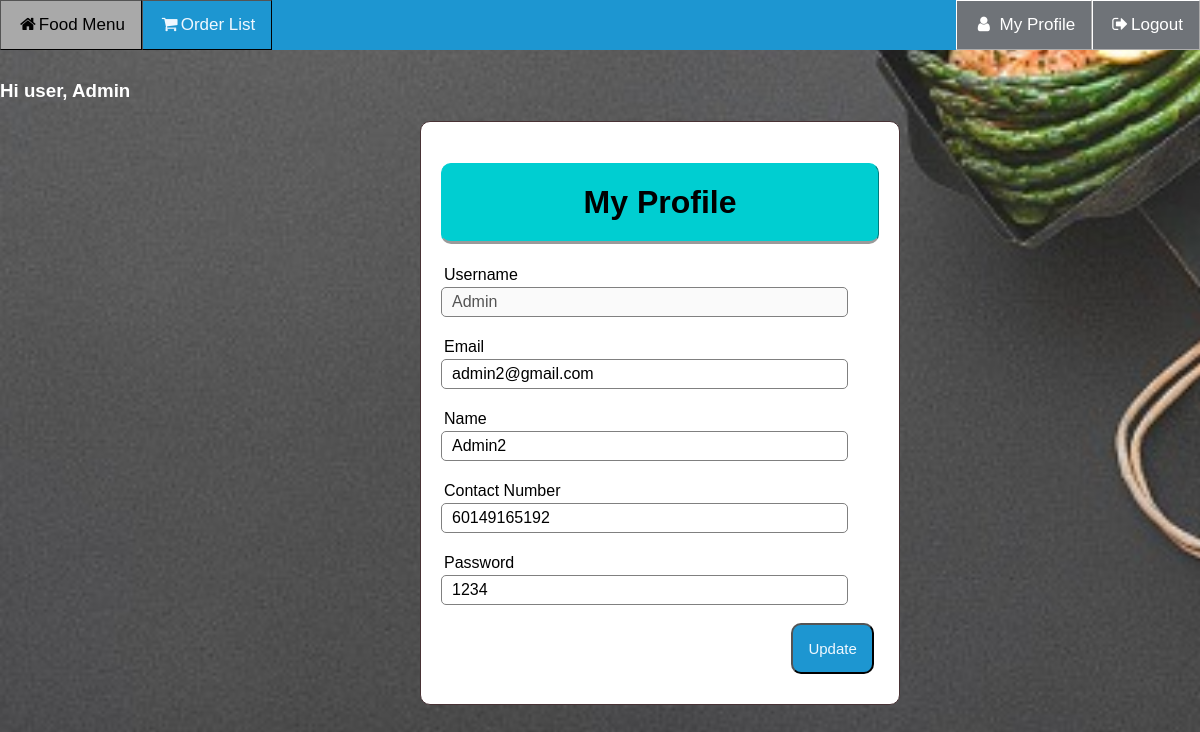
Page /Customer/Profile.php (signed in) on the committed database.
### tables this page shows
CREATE TABLE `users` (
  `username` varchar(50) NOT NULL,
  `password` varchar(255) NOT NULL,
  `name` varchar(255) NOT NULL,
  `email` varchar(255) NOT NULL,
  `Hp` varchar(99) NOT NULL,
  `type_user` varchar(255) NOT NULL
);

### Customer/Profile.php (the view, shortened to what this page needs)
<?php
if(isset ($_SESSION["username"]))
{
	include "Header.php";
?>
<!DOCTYPE html>
<html>
<head>
	<link rel="stylesheet" type="text/css" href="../CSS/topNav.css">
</head>
<body>
<?php
	$name = $_SESSION["username"];
	$queryGet = "select * from users where username='".$name."'";
	$resultGet = mysqli_query($link,$queryGet);
	if(!$resultGet)
	{
		die ("Invalid Query - get Register List: ". mysqli_error($link));
	}
	else
	{?>
	<div class="wrapper">
		<div class="middle">
			<div class="contentnew">
			<form class = "content" style="position:absolute;width: 40%;" action="../Admin/Update.php" name="EditForm" method="POST">
				<h1 class="header">My Profile</h1>
				<?php	while($baris= mysqli_fetch_array($resultGet, MYSQLI_BOTH))	{?>
					<div class="input-group">
						<label>Username</label>
						<input type="text" name="username" value="<?php echo $baris['username']; ?>" disabled><br><br>
						<label>Email</label>
						<input type="email" name="email" value="<?php echo $baris['email'] ?>"><br><br>
						<label>Name</label>
						<input type="text" name="name" value="<?php echo $baris['name'] ?>"><br><br>
						<label>Contact Number</label>
						<input type="text" name="Hp" value="<?php echo $baris['Hp']; ?>"><br><br>
						<label>Password</label>
						<input type="text" name="password" value="<?php echo $baris['password']; ?>"><br><br>
						<button style="position: relative;left: 80%"; type="submit" class="btn" name="user">Update</button>
					</div> <?php	}?>
			</form>
			</div>
		</div>
	</div>
	<?php
		}
}
else {
	echo "No session exists or session has expired. Please log in again ";
	echo "Page will be redirect in 5 seconds";
	header('Location: ../Auth/Login.php');
}?>
</body>
</html>

### css/topNav.css (style rules this page uses)
* { box-sizing: border-box; }
body { margin: 0; font-family: Arial, Helvetica, sans-serif !important; background-image: url("bc.jpg"); background-position: center; background-size: cover; background-attachment: fixed; position:absolute; top:10%; max-width: -webkit-fill-available; right: 0px; left: 0px; }
.wrapper { width: 100%; min-width: 1000px; }
h1, h2 { text-align:center; color:white; }
.header { width: auto; color: black; background:#00CED1; text-align: center; border: 1px solid #00CED1; border-bottom: none; border-radius: 10px 10px 10px 10px; border-style: outset; padding: 20px; }
.middle { width: 100%; position: relative; }
.middle:after { display: table; clear: both; content: ''; }
.contentnew { padding: 0 270px 0 270px; }
.content { position:fixed; top:10%; left:35%; width: 30%; margin: 0px auto; padding: 20px; border: 1px solid #483235; background: white; border-radius: 10px 10px 10px 10px; }
.input-group { margin: 10px 0px 10px 0px; }
.input-group label { display: block; text-align: left; margin: 3px; }
.input-group input { height: 30px; width: 93%; padding: 5px 10px; font-size: 16px; border-radius: 5px; border: 1px solid gray; }
.btn { padding: 15px; font-size: 15px; color: aliceblue; background:#1D96D1 ; border-style: outset; border-radius: 10px; cursor: pointer; }

### rows in the picture
users: username "Admin", email "admin2@gmail.com", name "Admin2", Hp "60149165192", password "1234"

### other values in the picture
$_SESSION["username"] "Admin"
